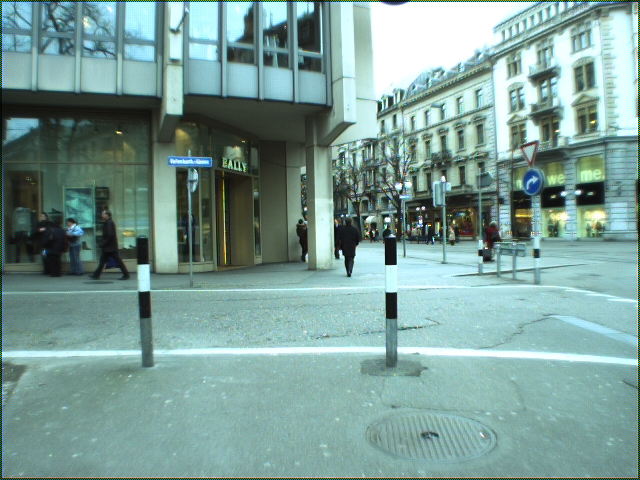
//> input picture cs3333-asn2/a2-image1.png, 640 x 480 px
$ ./asn1 a2-image1.png a2-image2.png out.png   (built with g++ and OpenCV 4)
//> lines starting //> are read from the running program, lines starting //| are printed output that depends on the picture; after the words box and inside, x2 and y2 are one past the last pixel; in counts of white or black regions, pixels touching at a corner belong together
#include <stdio.h>
#include <string>
#include <opencv2/opencv.hpp>

/*!
 * \file asn1.cpp
 *
 * Computes an algorithm for calculating the primary object of motion in a scene
 * using two input images for calculating motion. The usage is:
 * `./asn1 <Image_Path1> <Image_Path2> [<Output_Path>]`
 * Where `<Image_Path[12]>` are mandatory image paths which have motion in
 * them. `<Output_Path>` is optional and will default to "output.png".
 *
 * \date 23 Sept 2014
 * \author Kevin Brightwell
 */

using std::string;
using std::cout;
using std::endl;

/*!
 * \brief DEFAULT_OUTPUT Default path for output image
 */
const static string DEFAULT_OUTPUT = "output.png";

/*!
 * \brief showImage is a convenience function for displaying an image.
 * \param title Title for the window
 * \param src Image to display
 */
void showImage(const string &title, const cv::Mat &src) {
    cv::namedWindow(title, CV_WINDOW_AUTOSIZE );
    cv::imshow(title, src);

    cv::waitKey(0);
}

/*!
 * \brief computePyrDown computes a n-level Gaussian pyramid and returns the last
 *      level.
 * \param pyrLevels Number of levels to compute
 * \param src Input array (level 0).
 * \return (`pyrLevels - 1`)th level image
 */
cv::Mat computePyrDown(const int pyrLevels, const cv::Mat &src) {

    cv::Mat from = src.clone();
    cv::Mat to(src);

    for (int i = 0; i < pyrLevels; ++i) {
        cv::pyrDown(from, to);

        if (i != pyrLevels - 1)
            to.copyTo(from);
    }

    return to;
}

int main(int argc, char** argv )
{
    if ( argc != 3 && argc != 4 )
    {
        cout << "Usage: ./asn1 <Image_Path1> <Image_Path2> [<Output_Path>]" << endl;
        return -1;
    }

    // check if optional param was specified, take if it's available.
    const string OUTPUT_PATH = (argc == 4 ? argv[3] : "output.png");

    // Load images for processing
    const cv::Mat srcImage1 = cv::imread( argv[1] );
//> srcImage1 is the input picture: 480 rows x 640 cols, CV_8UC3; mean B, G, R 151.5, 157.1, 124
    const cv::Mat srcImage2 = cv::imread( argv[2] );
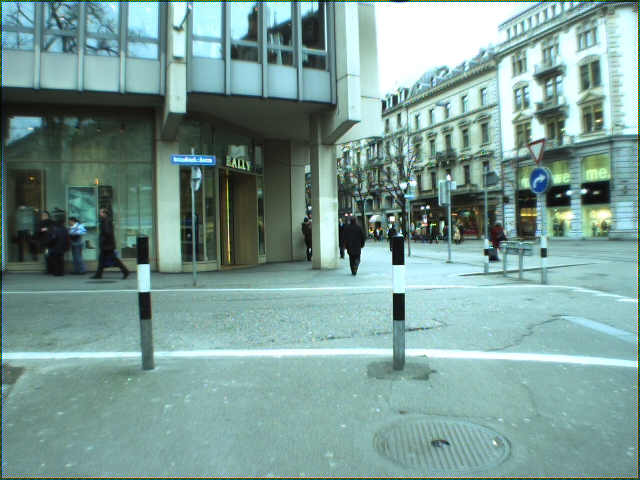
//> input picture cs3333-asn2/a2-image2.png, 640 x 480 px
//> srcImage2 is the input picture: 480 rows x 640 cols, CV_8UC3; mean B, G, R 150.6, 156.3, 123

    // verify the files were valid
    if ( srcImage1.empty() || srcImage2.empty() )
    {
        printf("No image data \n");
        return -1;
    }

    // Store as arrays for iterations later
    const cv::Mat srcs[] = { srcImage1, srcImage2 };
    cv::Mat greys[2];

    // For the two images, compute the four-level Gaussian pyramid, then
    // convert to grayscale and store in `greys`.
    for (int i = 0; i < 2; ++i) {
        cv::Mat pyr = computePyrDown(3, srcs[i]);

        greys[i] = pyr.clone();
        cv::cvtColor(pyr, greys[i], CV_RGB2GRAY);
    }
//> this loop made 2 passes
//> pass 1, `cv::Mat pyr = computePyrDown(3, srcs[i]);`:
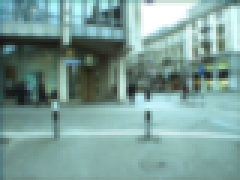
//> pyr: 60 rows x 80 cols, CV_8UC3 (shown 3 times larger); mean B, G, R 152.2, 157.5, 124.2

    // compute the difference of the grayscale images
    cv::Mat diff(greys[0]);
    cv::absdiff(greys[0], greys[1], diff);
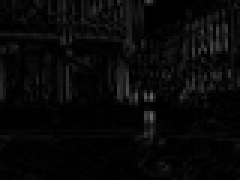
//> greys[0]: 60 rows x 80 cols, CV_8UC1 (shown 3 times larger); min 0, max 101, mean 8
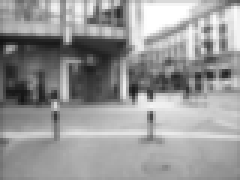
//> greys[1]: 60 rows x 80 cols, CV_8UC1 (shown 3 times larger); min 19, max 255, mean 151.2

    // threshold the diff image using (75, 255)
    cv::Mat thresh(diff);
    cv::threshold(diff, thresh, 75, 255, cv::THRESH_BINARY);
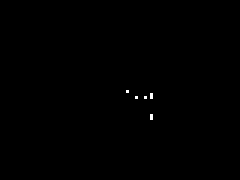
//> diff: 60 rows x 80 cols, CV_8UC1 (shown 3 times larger); 0.15% white in thin lines or dots, all inside (x1, y1, x2, y2) = (42, 30, 51, 40)

    // Since the image is the 4th level pyr image, resize it to normal size
    cv::Mat resized(srcImage1);
    cv::resize(thresh, resized, resized.size(), 0, 0, cv::INTER_NEAREST);
//> resized: 480 rows x 640 cols, CV_8UC1; 0.15% white; 5 white regions, box (x1, y1, x2, y2) and area: (400, 248, 408, 264) 128, (400, 304, 408, 320) 128, (336, 240, 344, 248) 64, (360, 256, 368, 264) 64, (384, 256, 392, 264) 64

    // dialate the mask to "fill in the blanks"
    cv::Mat dilated(resized);
    cv::dilate(resized, dilated, cv::Mat(), cv::Point(-1, -1), 27);
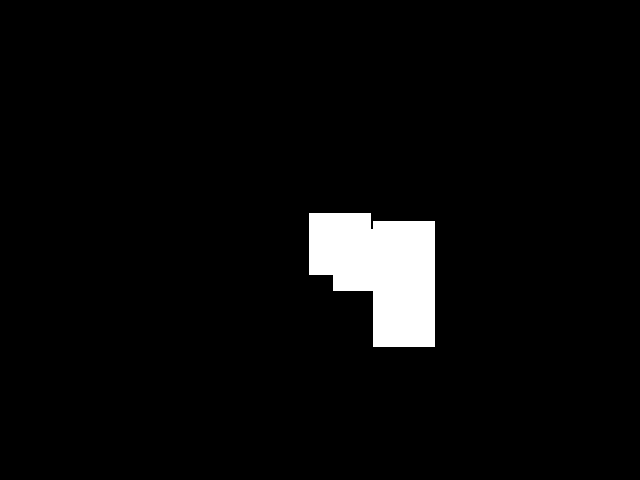
//> resized: 480 rows x 640 cols, CV_8UC1; 4% white; 1 white region, box (x1, y1, x2, y2) and area: (309, 213, 435, 347) 12388

    // convert the mask's one channel to 3 channel RGB
    cv::Mat mask(dilated);
    cv::cvtColor(dilated, mask, CV_GRAY2RGB);

    // create the output and bitwise_and() the mask to only keep the marked
    // pixels
    cv::Mat output = srcImage1.clone();
    output &= mask;
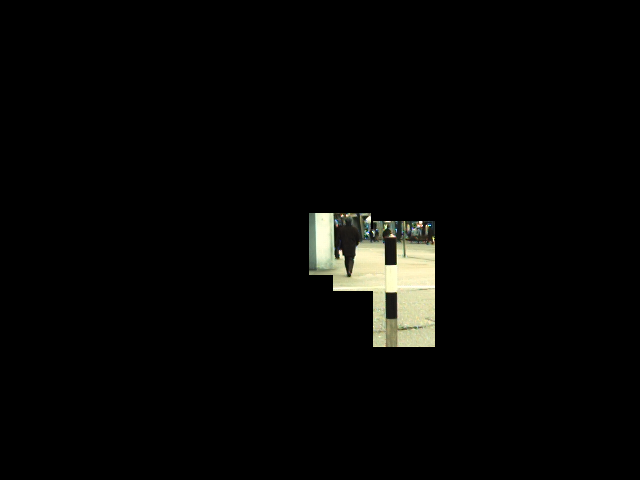
//> output: 480 rows x 640 cols, CV_8UC3; mean R, G, B 6.9, 6.9, 5.5

    // save and show the image output
    // showImage("Output", output);

    cv::imwrite(OUTPUT_PATH, output);
    cout << "Output written to: " << OUTPUT_PATH << endl;

    return 0;
}
